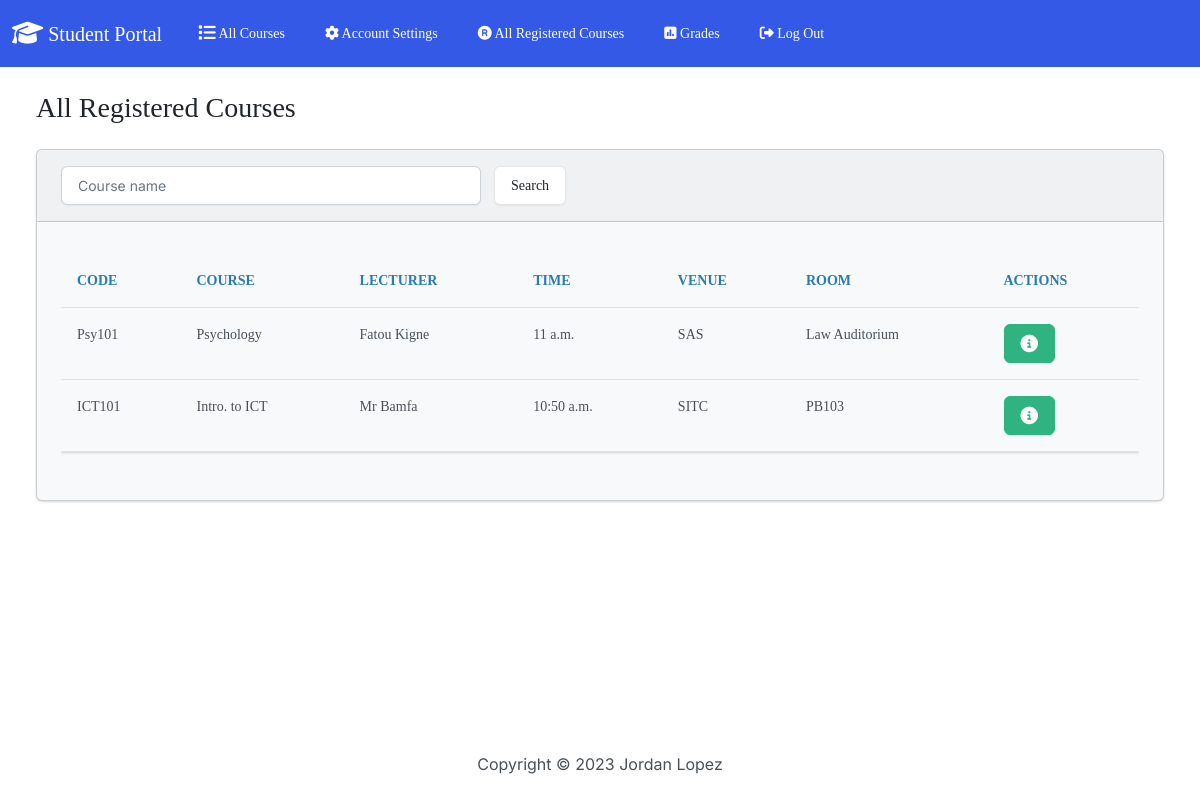
Page /registered-course (signed in) on the committed database.
### students/models.py (models this page shows, shortened)
class CourseRegistration(models.Model):
    the_course = models.ForeignKey(Course, on_delete=models.CASCADE)
    student = models.ForeignKey(StudentProfile, on_delete=models.CASCADE)
    registered = models.BooleanField(default=False)

class Course(models.Model):
    code = models.CharField(max_length=1000000)
    course = models.CharField(max_length=100000)
    class_size = models.IntegerField()
    lecturer = models.CharField(max_length=10000000)
    time = models.TimeField()
    venue = models.CharField(max_length=1000000)
    room = models.CharField(max_length=1000000)
    registered_count = models.IntegerField(default=0)
    day = models.CharField(max_length=1000000, default="Monday")

### students/views.py (the view)
# urls.py: path('registered-course', views.registered_course, name='registered_course'),
@login_required(login_url='login')
def registered_course(request):
    try:
        search_query = request.GET.get('search', '')
        student_profile = StudentProfile.objects.get(user=request.user)
        if search_query:
            student_courses = CourseRegistration.objects.filter(student=student_profile, the_course__course__icontains=search_query, registered=True)
        else:
            student_courses = CourseRegistration.objects.filter(student=student_profile, registered=True)
        context = {
            'search_query': search_query,
            'student_courses':student_courses,
            'course_present': len(student_courses) > 0,
        }
        return render(request, 'registered_course.html', context)
    except:
        return render(request, 'error.html')

### templates/registered_course.html (shortened to what this page needs)
{% load static %}
<!DOCTYPE html>
<html lang="en">
<head >
    <link rel="stylesheet" href="{% static 'css/bootstrap.min.css' %}" />
    <link rel="stylesheet" href="https://cdnjs.cloudflare.com/ajax/libs/font-awesome/6.3.0/css/all.min.css ">
</head>
<body class="d-flex flex-column min-vh-100">
    <nav class="navbar navbar-expand-lg navbar-dark bg-primary">
    <div class="container-fluid">
    <a class="navbar-brand" href="{% url 'index' %}" style="font-family: Georgia, 'Times New Roman', Times, serif;"><i class="fa-solid fa-graduation-cap fa-lg"></i>  Student Portal</a>
        <div class="collapse navbar-collapse" id="navbarColor01">
        <ul class="navbar-nav me-auto">
            <li class="nav-item">
            <a style="font-family: Georgia, 'Times New Roman', Times, serif;" class="nav-link" href="{% url 'index' %}"> All Courses</a>
            </li>
            <li class="nav-item">
            <a style="font-family: Georgia, 'Times New Roman', Times, serif;" class="nav-link" href="{% url 'settings' %}"><i class="fa-sharp fa-solid fa-gear"></i> Account Settings</a>
            </li>
            <li class="nav-item">
            <a style="font-family: Georgia, 'Times New Roman', Times, serif;" class="nav-link" href="{% url 'registered_course' %}"><i class="fa-solid fa-registered"></i> All Registered Courses</a>
            </li>
            <li class="nav-item">
            <a style="font-family: Georgia, 'Times New Roman', Times, serif;" class="nav-link" href="{% url 'grades' %}"><i class="fa-solid fa-square-poll-vertical"></i> Grades</a>
            </li>
            <li class="nav-item">
            <a style="font-family: Georgia, 'Times New Roman', Times, serif;" class="nav-link" href="{% url 'logout' %}"><i class="fa-solid fa-right-from-bracket"></i> Log Out</a>
            </li>
        </ul>
        </div>
    </div>
    </nav>
    <div class="container-fluid">
        <h3 class="m-4" style="font-family: Georgia, 'Times New Roman', Times, serif;">All Registered Courses</h3>
        <div class="row">
            <div class="col-12">
                <div class="card bg-light ms-4 me-4 mb-4">
                    <div class="card-header">
                        <form class="d-flex" method="GET" action="{% url 'registered_course' %}">
                        <input style="width: 35vw;" class="form-control me-sm-2" type="search" name="search" placeholder="Course name">
                        <button style="margin-left: 5px; font-family: Georgia, 'Times New Roman', Times, serif;" class="btn btn-secondary my-2 my-sm-0" type="submit">Search</button>
                        </form></div>
                    <div class="card-body">
                        <p class="card-text">
                            <div class="table-responsive">
                                {% if course_present %}
                                <table class="table table-hover">
                                    <thead>
                                        <tr>
                                            <th scope="col" style="font-family: Georgia, 'Times New Roman', Times, serif; color: #287bb5; font-weight: bold;">CODE</th>
                                            <th scope="col" style="font-family: Georgia, 'Times New Roman', Times, serif;color: #287bb5; font-weight: bold;">COURSE</th>
                                            <th scope="col" style="font-family: Georgia, 'Times New Roman', Times, serif;color: #287bb5; font-weight: bold;">LECTURER</th>
                                            <th scope="col" style="font-family: Georgia, 'Times New Roman', Times, serif;color: #287bb5; font-weight: bold;">TIME</th>
                                            <th scope="col" style="font-family: Georgia, 'Times New Roman', Times, serif;color: #287bb5; font-weight: bold;">VENUE</th>
                                            <th scope="col" style="font-family: Georgia, 'Times New Roman', Times, serif;color: #287bb5; font-weight: bold;">ROOM</th>
                                            <th scope="col" style="font-family: Georgia, 'Times New Roman', Times, serif;color: #287bb5; font-weight: bold;">ACTIONS</th>
                                        </tr>
                                    </thead>
                                    <tbody>
                                        {% for course in student_courses reversed %}
                                        <tr>
                                            <td style="font-family: Georgia, 'Times New Roman', Times, serif;">{{course.the_course.code}}</td>
                                            <td style="font-family: Georgia, 'Times New Roman', Times, serif;">{{course.the_course.course}}</td>
                                            <td style="font-family: Georgia, 'Times New Roman', Times, serif;">{{course.the_course.lecturer}}</td>
                                            <td style="font-family: Georgia, 'Times New Roman', Times, serif;">{{course.the_course.time}}</td>
                                            <td style="font-family: Georgia, 'Times New Roman', Times, serif;">{{course.the_course.venue}}</td>
                                            <td style="font-family: Georgia, 'Times New Roman', Times, serif;">{{course.the_course.room}}</td>
                                            <td>
                                                <button type="button" class="btn btn-success me-1" href="" data-bs-toggle="modal" data-bs-target="#myModal{{course.id}}">
                                                </button>
                                            </td>
                                        </tr>
                                        {% endfor %}
                                    </tbody>
                                </table>
                                {% else %}
                                <p>No Records</p>
                                {% endif %}
                            </div>
                        </p>
                    </div>
                </div>
            </div>
        </div>
    </div>
    <footer class="mt-auto mb-4">
        <div class="text-center">
            <span>
                Copyright &copy; <script>document.write(new Date().getFullYear())</script> Jordan Lopez
            </span>
        </div>
    </footer>
</body>
</html>

### rows in the picture
CourseRegistration: the_course.code "Psy101", the_course.course "Psychology", the_course.lecturer "Fatou Kigne", the_course.time "11 a.m.", the_course.venue "SAS", the_course.room "Law Auditorium"
CourseRegistration: the_course.code "ICT101", the_course.course "Intro. to ICT", the_course.lecturer "Mr Bamfa", the_course.time "10:50 a.m.", the_course.venue "SITC", the_course.room "PB103"
